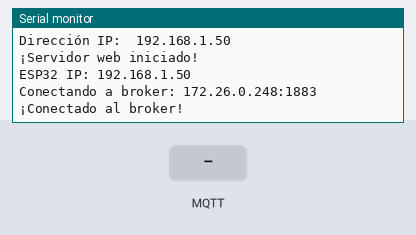
A program run on a simulated ESP32. Shown: the last lines printed to the serial monitor. The inputs (shaded band) are chosen by the test bench. WiFi joins after 1.5 s; servers stay silent unless stated; storage starts empty; no MQTT or app messages arrive unless stated.

Above: at 2.7 s.
2.8 s: MQTT message "1" arrives on the first subscribed topic
At 3.3 s:
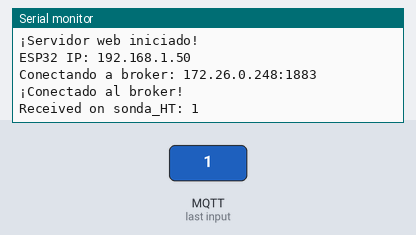
4.3 s: MQTT message "on" arrives on the first subscribed topic
At 5.5 s:
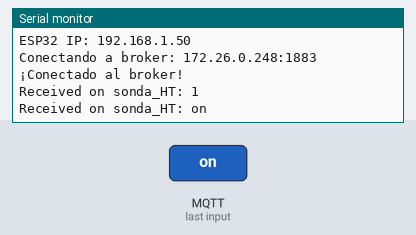
5.8 s: MQTT message "off" arrives on the first subscribed topic
At 6.7 s:
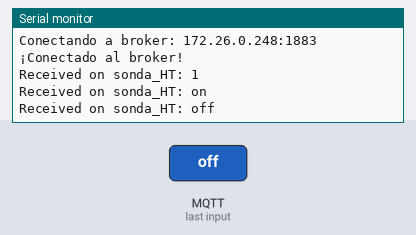

The program:

main.cpp
```cpp
// Para más información sobre los recursos, ver el árbol del proyecto en mi repositorio:
// https://github.com/Coffeeino/Proyecto_Modulo_IoT.git

// Ir a include/config.h para cambiar parámetros de conexión al punto de acceso y al broker MQTT.
#include <config.h>

// Librería del framework de Arduino. Necesaria para implementar funciones de comunicación Serial entre el ESP32 y el monitor serie.
#include <Arduino.h>

// Librería de funciones Wi-Fi.
#include <WiFi.h>

// Librerías para el servidor web
#include <WebServer.h> // Proporciona funcionalidades para crear un servidor web
#include <LittleFS.h>  // Permite usar la memoria flash del ESP32 para alojar el archivo HTML del servidor

// Headers
#include <WifiManager.h>      // Declaración de funciones de WifiManager.cpp
#include <WebServerManager.h> // Declaración de funciones de WebServerManager.cpp
#include <MqttManager.h>      // Declaración de funciones de MqttManager.cpp

void setup()
{
  // Código que se ejecuta una sola vez al inicio del programa.

  // Inicializa la comunicación serie (9600 baudios).
  Serial.begin(9600);

  if (!LittleFS.begin())
  {
    Serial.println("Error montando LittleFS");
  }
  else
  {
    Serial.println("LittleFS montado correctamente");
  }

  ConnectWifi_STA(); // Inicializa la conexión Wi-Fi
  InitMqtt();        // Inicializa la conexión MQTT
  InitServer();      // Inicializa el servidor web en el ESP32
}

void loop()
{
  // Código que se ejecuta cíclicamente.
  HandleMqtt();            // Gestiona la conexión MQTT
  servidor.handleClient(); // Atiende las peticiones de clientes al servidor web
}
```

MqttManager.h
```cpp
// Avisa al compilador que, aunque MqttManager.h esté declarado en diferentes archivos, solo se declare una vez.
#pragma once

// Funciones de WebServerManager.cpp que serán usadas por otros archivos, las declaramos aquí en WebServerManager.h,
// y gracias a pragma evitamos fallos críticos de compilación como múltiples declaraciones.
void InitMqtt();
void HandleMqtt();
String getDatosPeticion();
```

WebServerManager.h
```cpp
// Avisa al compilador que, aunque WebServerManager.h esté incluido en diferentes archivos, solo se procese una vez.
#pragma once

#include <WebServer.h> // Librería "WebServer.h"

extern WebServer servidor; // Indica que el objeto "servidor" ya existe y está declarado en otro archivo.

void InitServer(); // Como esta función se va a usar en otro archivo, debe declararse aquí, en WebServerManager.h
```

globals.h
```cpp
// globals.h hereda los objetos declarados en globals.cpp y de esta manera podemos incluirlos en cualquier archivo que quiera usar estas variables.
// Funcionaría si eliminamos globals.h e incluimos "extern" en cada archivo que necesite usar las variables globales, pero sería repetitivo
// y complicaría el mantenimiento del programa.

#pragma once // Indica al compilador que, aunque <globals.h> sea llamado en más de un archivo, solo lo defina una vez.
#include <WebServer.h>

extern WebServer servidor; // Indica que el objeto "servidor" del tipo "WebServer" ya está declarado en otro lado (globals.cpp)
extern float temperatura;  // Indica que el objeto "temperatura" del tipo "float" ya está declarado en otro lado (globals.cpp)
```

wifiManager.h
```cpp
#pragma once
void ConnectWifi_STA(); // Como esta función se usará en otro archivo, debe ir aquí, en WifiManager.h
```

MqttManager.cpp
```cpp
#include <Arduino.h>
#include <cstdint> // Necesario para el manejo de variables de tamaño fijo
#include <WiFi.h>  // Librería necesaria para utilizar funciones Wi-Fi
#include <PubSubClient.h>
#include <config.h>
#include <MqttManager.h>

WiFiClient clienteTCP_IP;
// Objeto de la clase WiFiClient que representa una conexión TCP/IP (socket).

PubSubClient mqttClient(clienteTCP_IP);
// Objeto que implementa el protocolo MQTT. Requiere un cliente TCP/IP para la comunicación.

// Indica al ESP32 los topics a los que se suscribe
void SuscribeMqtt()
{
    mqttClient.subscribe("sonda_HT"); // Topic al que se suscribe el cliente MQTT
}

// Variable privada accesible solo desde este archivo
static String Datos_Peticion = "";

// Getter para acceder al dato desde otros módulos
String getDatosPeticion() { return Datos_Peticion; }

// Callback que se ejecuta al recibir un mensaje MQTT
void OnMqttReceived(char *topic, byte *payload, unsigned int length)
{
    Serial.print("Received on ");
    Serial.print(topic);
    Serial.print(": ");

    Datos_Peticion = ""; // Limpia el buffer

    // Conversión de bytes a String
    for (size_t i = 0; i < length; i++)
    {
        Datos_Peticion.concat((char)payload[i]);
    }

    Serial.print(Datos_Peticion);
    Serial.println();
}

// Inicialización del cliente MQTT
void InitMqtt()
{
    mqttClient.setServer(MQTT_BROKER_ADDRESS, MQTT_PORT);
    mqttClient.setCallback(OnMqttReceived);
    SuscribeMqtt();
}

// Muestra información y gestiona la conexión al broker
void ConnectMqtt()
{
    Serial.println("");
    Serial.print("ESP32 IP: ");
    Serial.println(WiFi.localIP());

    Serial.print("Conectando a broker: ");
    Serial.print(MQTT_BROKER_ADDRESS);
    Serial.print(":");
    Serial.println(MQTT_PORT);

    // Reintenta hasta conectar
    while (!mqttClient.connected())
    {
        if (mqttClient.connect(MQTT_CLIENT_NAME))
        {
            Serial.println("¡Conectado al broker!");
            SuscribeMqtt(); // Re-suscripción automática tras reconexión
        }
        else
        {
            Serial.print("Fallo rc=");
            Serial.print(mqttClient.state());
            Serial.print(" estado WiFi=");
            Serial.println(WiFi.status());

            delay(5000); // Espera antes de reintentar
        }
    }
}

// Mantiene la conexión MQTT (llamar en loop)
void HandleMqtt()
{
    if (!mqttClient.connected())
    {
        ConnectMqtt();
    }

    mqttClient.loop(); // Procesa mensajes entrantes y mantiene la conexión activa
}
```

WebServerManager.cpp
```cpp
#include <Arduino.h>
#include <WebServer.h>
#include <WebServerManager.h>
#include <globals.h>
#include <MqttManager.h>
#include <LittleFS.h>

// Handler para la URI "/"
// Se ejecuta cuando el navegador accede a: http://IP_DEL_ESP32/
void handleRoot()
{
    File archivo = LittleFS.open("/index.html", "r");
    servidor.streamFile(archivo, "text/html");
    archivo.close();
}

// Endpoint que devuelve la temperatura en texto plano
void handleTemperatura()
{
    servidor.send(200, "text/plain", getDatosPeticion());
}

// Handler para URIs no definidas
void handleNotFound()
{
    servidor.send(404, "text/plain", "Not found");
}

// Inicialización del servidor web
void InitServer()
{
    servidor.on("/", handleRoot);                 // Ruta principal
    servidor.on("/temperatura", handleTemperatura); // Endpoint de temperatura

    // Manejo de rutas no definidas
    servidor.onNotFound(handleNotFound);

    servidor.begin();
    Serial.println("¡Servidor web iniciado!");
}
```

globals.cpp
```cpp
// El archivo "globals.cpp" contiene la definición de objetos y variables que serán usados en más de un ".cpp".
// Si, por ejemplo, un objeto solo se usa en main.cpp, se define directamente en ese archivo.

// Aunque globals.cpp no utilice nada de globals.h, lo incluimos como buena práctica para la detección de errores.
#include <globals.h>
#include <WebServer.h>

WebServer servidor(80); // Creación del objeto "servidor" de la clase "WebServer". Escucha en el puerto 80 (puerto estándar HTTP).
float temperatura = 0.0; // Definición de la variable "temperatura" de tipo float.
```

wifiManager.cpp
```cpp
#include <Arduino.h>
#include <WiFi.h>

#include <config.h>      // Indica al compilador que los valores de "config.h" se usan en este archivo
#include <WifiManager.h> // Incluye el header para detección de errores entre declaración y definición

void ConnectWifi_STA()
{
    Serial.println("");

    WiFi.mode(WIFI_STA);                  // Configura el ESP32 en modo estación (cliente Wi-Fi)
    WiFi.begin(WIFI_SSID, WIFI_PASSWORD); // Inicia la conexión al punto de acceso Wi-Fi

    // Espera hasta establecer conexión
    while (WiFi.status() != WL_CONNECTED)
    {
        delay(100);
        Serial.print('.');
    }

    // Información de conexión
    Serial.println("");
    Serial.print("Iniciando STA:\t");
    Serial.println(WIFI_SSID);

    Serial.print("Dirección IP:\t");
    Serial.println(WiFi.localIP());
}
```

config.h
```cpp
// En "config.h" centralizamos la configuración del proyecto para que los valores no estén esparcidos por distintas partes.
#pragma once // Evita definiciones duplicadas por diferentes archivos que hagan "#include" del mismo archivo.h.
             // "#pragma" le dice al compilador: "Incluye este archivo una sola vez sin importar cuántas veces se haga #include de él"

// Datos red Wi-Fi
// Cambiar valores aquí para acceder a puntos de acceso Wi-Fi.
#define WIFI_SSID "klicon_voip"       // Nombre del punto de acceso Wi-Fi
#define WIFI_PASSWORD "Climacontrol1" // Contraseña del punto de acceso Wi-Fi

// Datos comunicación MQTT
// Cambiar valores aquí para establecer la conexión MQTT con el servidor en el que se aloja el broker.
#define MQTT_PORT 1883                     // Puerto en el que se establece la comunicación.
#define MQTT_CLIENT_NAME "Cliente_ESP32"   // ID del ESP32 como cliente del broker.
#define MQTT_BROKER_ADDRESS "172.26.0.248" // IP del servidor en el que se aloja el broker.
```

Measured:
- after the input at 2.8 s, the serial monitor: prints a new line at once (image 1)
- after the input at 4.3 s, the serial monitor: prints a new line at once (image 2)
- after the input at 5.8 s, the serial monitor: prints a new line at once (image 3)
